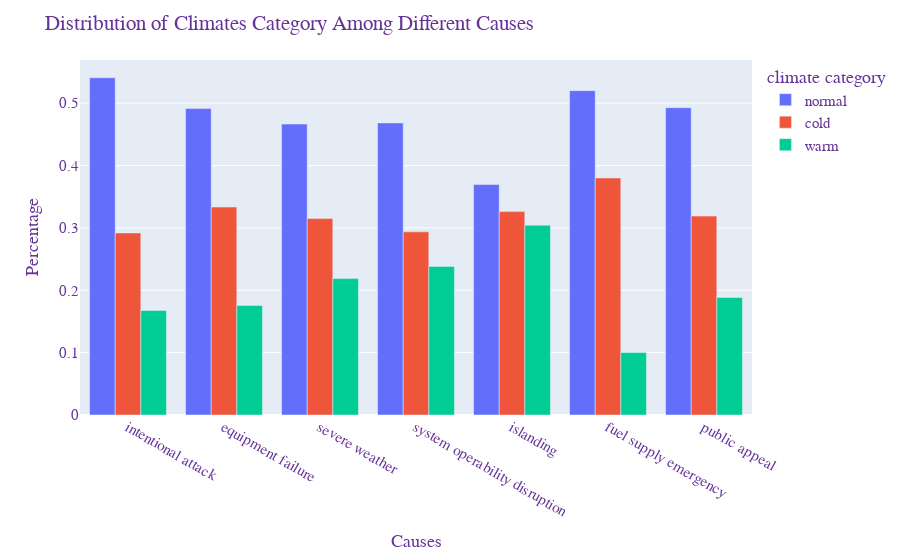

This figure's notebook cell:
### Code cell
# Bivariate Analysis
grouped_bar = outage.copy()

group = {}
group['CLIMATE'] = ['normal', 'cold', 'warm']
# Collect the value counts of each climate category for each causes
for category in grouped_bar["CAUSE.CATEGORY"].unique():
    result = grouped_bar[grouped_bar["CAUSE.CATEGORY"] == category]['CLIMATE.CATEGORY'].value_counts().to_list()
    group[category] = result

df = pd.DataFrame(group)
# Calculating Distribution of Climates Category Among Different Causes
df.iloc[:,1:] = df.iloc[:,1:]/ df.iloc[:,1:].sum()

# melt the dataframe to long format
df_melt = pd.melt(df, id_vars=['CLIMATE'], var_name='Category', value_name='Value')

# create grouped bar chart
fig = px.bar(df_melt, x='Category', y='Value', color='CLIMATE', barmode='group')

fig.update_layout(
    title="Distribution of Climates Category Among Different Causes",
    xaxis_title="Causes",
    yaxis_title="Percentage",
    legend_title="climate category",
    font=dict(
        family="Courier New, monospace",
        size=15,
        color="RebeccaPurple"
    )
)
fig.write_html(r'C:\Users\Zly19\dsc80-2023-wi\projects\climate_cause.html', include_plotlyjs='cdn')
fig

### Figure 1 — Plotly figure (JSON) as saved in the notebook; plotly's stock layout.template omitted (floating-point values rounded to 4 significant figures)
{"data": [{"alignmentgroup": "True", "hovertemplate": "CLIMATE=normal<br>Category=%{x}<br>Value=%{y}<extra></extra>", "legendgroup": "normal", "marker": {"color": "#636efa", "pattern": {"shape": ""}}, "name": "normal", "offsetgroup": "normal", "orientation": "v", "showlegend": true, "textposition": "auto", "type": "bar", "x": ["intentional attack", "equipment failure", "severe weather", "system operability disruption", "islanding", "fuel supply emergency", "public appeal"], "xaxis": "x", "y": [0.5407, 0.4912, 0.4664, 0.4683, 0.3696, 0.52, 0.4928], "yaxis": "y"}, {"alignmentgroup": "True", "hovertemplate": "CLIMATE=cold<br>Category=%{x}<br>Value=%{y}<extra></extra>", "legendgroup": "cold", "marker": {"color": "#EF553B", "pattern": {"shape": ""}}, "name": "cold", "offsetgroup": "cold", "orientation": "v", "showlegend": true, "textposition": "auto", "type": "bar", "x": ["intentional attack", "equipment failure", "severe weather", "system operability disruption", "islanding", "fuel supply emergency", "public appeal"], "xaxis": "x", "y": [0.2919, 0.3333, 0.3149, 0.2937, 0.3261, 0.38, 0.3188], "yaxis": "y"}, {"alignmentgroup": "True", "hovertemplate": "CLIMATE=warm<br>Category=%{x}<br>Value=%{y}<extra></extra>", "legendgroup": "warm", "marker": {"color": "#00cc96", "pattern": {"shape": ""}}, "name": "warm", "offsetgroup": "warm", "orientation": "v", "showlegend": true, "textposition": "auto", "type": "bar", "x": ["intentional attack", "equipment failure", "severe weather", "system operability disruption", "islanding", "fuel supply emergency", "public appeal"], "xaxis": "x", "y": [0.1675, 0.1754, 0.2187, 0.2381, 0.3043, 0.1, 0.1884], "yaxis": "y"}], "layout": {"barmode": "group", "font": {"color": "RebeccaPurple", "family": "Courier New, monospace", "size": 15}, "legend": {"title": {"text": "climate category"}, "tracegroupgap": 0}, "margin": {"t": 60}, "title": {"text": "Distribution of Climates Category Among Different Causes"}, "xaxis": {"anchor": "y", "domain": [0, 1], "title": {"text": "Causes"}}, "yaxis": {"anchor": "x", "domain": [0, 1], "title": {"text": "Percentage"}}}}
